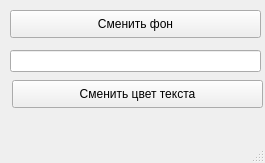
<?xml version="1.0" encoding="UTF-8"?>
<ui version="4.0">
 <class>MainWindow</class>
 <widget class="QMainWindow" name="MainWindow">
  <property name="geometry">
   <rect>
    <x>0</x>
    <y>0</y>
    <width>265</width>
    <height>163</height>
   </rect>
  </property>
  <property name="windowTitle">
   <string>MainWindow</string>
  </property>
  <widget class="QWidget" name="centralwidget">
   <widget class="QPushButton" name="pushButton">
    <property name="geometry">
     <rect>
      <x>10</x>
      <y>10</y>
      <width>251</width>
      <height>28</height>
     </rect>
    </property>
    <property name="text">
     <string>Сменить фон</string>
    </property>
   </widget>
   <widget class="QPushButton" name="pushButton_2">
    <property name="geometry">
     <rect>
      <x>12</x>
      <y>80</y>
      <width>251</width>
      <height>28</height>
     </rect>
    </property>
    <property name="text">
     <string>Сменить цвет текста</string>
    </property>
   </widget>
   <widget class="QLineEdit" name="lineEdit">
    <property name="geometry">
     <rect>
      <x>10</x>
      <y>50</y>
      <width>251</width>
      <height>22</height>
     </rect>
    </property>
   </widget>
  </widget>
  <widget class="QMenuBar" name="menubar">
   <property name="geometry">
    <rect>
     <x>0</x>
     <y>0</y>
     <width>265</width>
     <height>26</height>
    </rect>
   </property>
  </widget>
  <widget class="QStatusBar" name="statusbar"/>
 </widget>
 <resources/>
 <connections/>
</ui>
